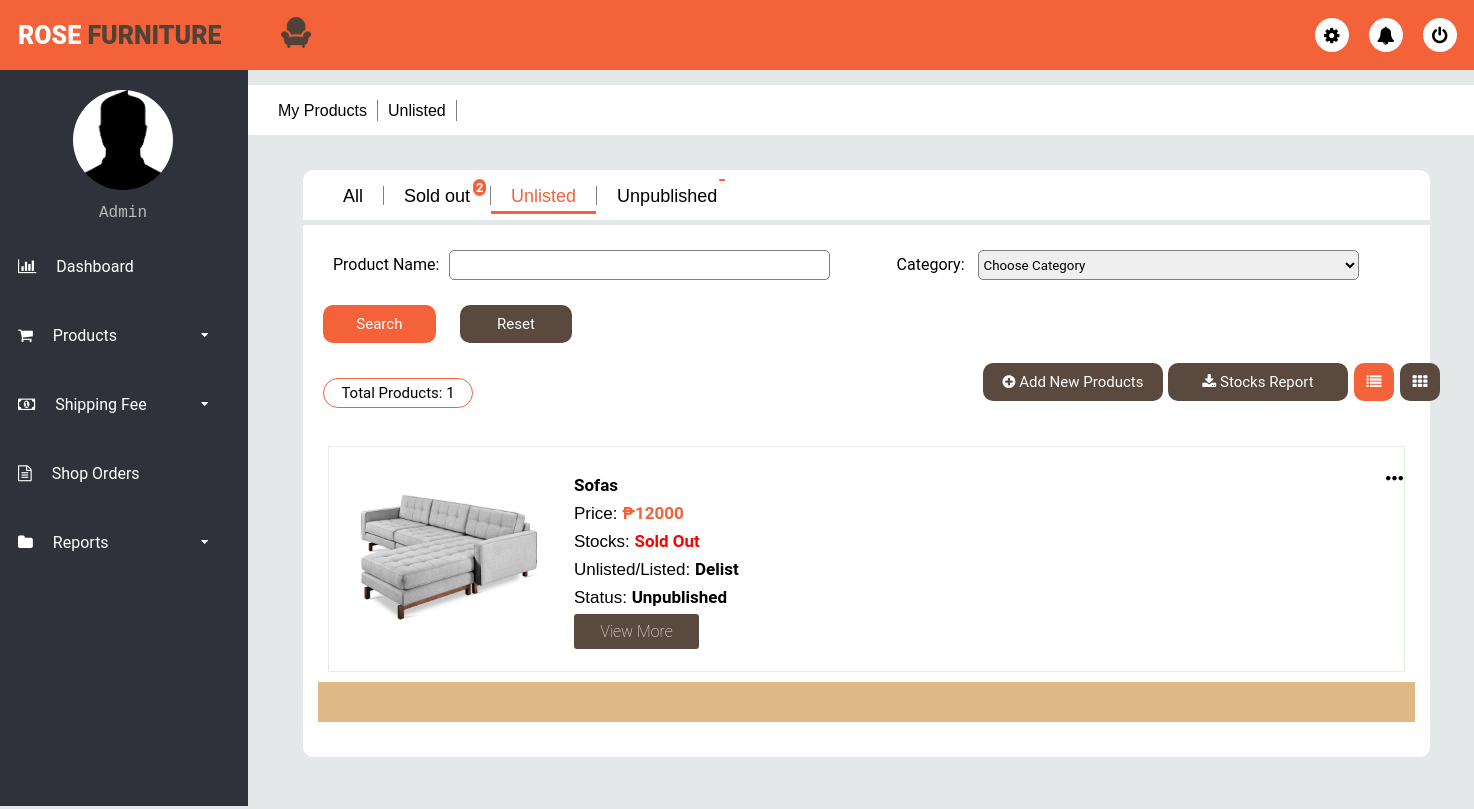
The page /forms/clerk/myproducts_unlisted_list.php (signed in) on the database its author committed.
### tables this page shows
CREATE TABLE `products` (
  `Product_ID` int(11) NOT NULL,
  `Product_Name` varchar(100) NOT NULL,
  `Price` varchar(100) NOT NULL,
  `Stocks` varchar(100) NOT NULL,
  `Brand` varchar(100) NOT NULL,
  `Materials` varchar(100) NOT NULL,
  `Furniture_Type` varchar(100) NOT NULL,
  `Style` varchar(100) NOT NULL,
  `Color` varchar(100) NOT NULL,
  `Height` varchar(100) NOT NULL,
  `Width` varchar(100) NOT NULL,
  `Weight` varchar(100) NOT NULL,
  `Model` varchar(100) NOT NULL,
  `Pattern` varchar(100) NOT NULL,
  `Description` text NOT NULL,
  `Cover_Photo` text NOT NULL,
  `Image1` text NOT NULL,
  `Image2` text NOT NULL,
  `Image3` text NOT NULL,
  `Image4` text NOT NULL,
  `Image5` text NOT NULL,
  `DelistOrListed` varchar(100) NOT NULL,
  `UnpublishedOrPublished` varchar(100) NOT NULL,
  `ProductCategory_ID` int(11) NOT NULL
);

### server/myproducts_unlisted_list.php (called while the page is built, shortened)
<?php
$sqlsoldout="SELECT COUNT(*) as soldout FROM products WHERE Stocks = 0";
$resultsoldout = mysqli_query($conn, $sqlsoldout);
while($row = mysqli_fetch_assoc($resultsoldout)){
  $soldout =$row['soldout'];
}
if($soldout==0){
	$soldoutresult = "";
}elseif($soldout>99){
	$soldoutresult = "99+";
}else{
	$soldoutresult = $soldout;
}
$sqlunpublish="SELECT COUNT(*) as unpublish FROM `products` WHERE `DelistOrListed` = 'Listed' AND `UnpublishedOrPublished` ='Unpublished'";
$resultunpublish = mysqli_query($conn, $sqlunpublish);
while($row = mysqli_fetch_assoc($resultunpublish)){
  $unpublish =$row['unpublish'];
}
if($unpublish==0){
	$unpublishresult = "";
}elseif($unpublish>99){
	$unpublishresult = "99+";
}else{
	$unpublishresult = $unpublish;
}
$sqldisplaytotal="SELECT COUNT(*) as total FROM `products` WHERE `DelistOrListed` = 'Delist' ORDER BY Product_ID DESC";
$resultdisplaytotal = mysqli_query($conn, $sqldisplaytotal);
while($row = mysqli_fetch_assoc($resultdisplaytotal)){
  $total =$row['total'];
}
	if(isset($_POST['productname']) && isset($_POST['productcategory'])){
	$searchKeywordproductname = $_POST['productname'];
	$searchKeywordproductcategory = $_POST['productcategory'];
	if ((empty($searchKeywordproductname)) && (empty($searchKeywordproductcategory))){
		header("Location: ../../forms/clerk/myproducts_all_list.php");
	}elseif((empty($searchKeywordproductname))){
		header("Location: ../../forms/clerk/myproducts_all_list.php");
	}elseif((empty($searchKeywordproductcategory))){
		header("Location: ../../forms/clerk/myproducts_all_list.php");
	}else{
	$query=mysqli_query($conn,"SELECT COUNT(Product_ID) FROM products WHERE `DelistOrListed` = 'Delist' ORDER BY Product_ID DESC");
	$row = mysqli_fetch_row($query);
	$rows = $row[0];
	$page_rows = 10;
	$last = ceil($rows/$page_rows);
	if($last < 1){
		$last = 1;
	}
	$pagenum = 1;
	if(isset($_GET['pn'])){
		$pagenum = preg_replace('#[^0-9]#', '', $_GET['pn']);
	}
	if ($pagenum < 1) {
		$pagenum = 1;
	}
	else if ($pagenum > $last) {
		$pagenum = $last;
	}
	$limit = 'LIMIT ' .($pagenum - 1) * $page_rows .',' .$page_rows;
	$nquery=mysqli_query($conn,"SELECT * FROM products WHERE `DelistOrListed` = 'Delist' AND Product_Name LIKE '%$searchKeywordproductname%' AND ProductCategory_ID LIKE '%$searchKeywordproductcategory%'");
	$paginationCtrls = '';
	if($last != 1){
	if ($pagenum > 1) {
        $previous = $pagenum - 1;
		$paginationCtrls .= '<a href="'.$_SERVER['PHP_SELF'].'?pn='.$previous.'" class="btn btn-default">Previous</a> &nbsp; &nbsp; ';
		for($i = $pagenum-4; $i < $pagenum; $i++){
			if($i > 0){
		        $paginationCtrls .= '<a href="'.$_SERVER['PHP_SELF'].'?pn='.$i.'" class="btn btn-default">'.$i.'</a> &nbsp; ';
			}
	    }
    }
	$paginationCtrls .= ''.$pagenum.' &nbsp; ';
	for($i = $pagenum+1; $i <= $last; $i++){
		$paginationCtrls .= '<a href="'.$_SERVER['PHP_SELF'].'?pn='.$i.'" class="btn btn-default">'.$i.'</a> &nbsp; ';
		if($i >= $pagenum+4){
			break;
		}
	}
    if ($pagenum != $last) {
        $next = $pagenum + 1;
        $paginationCtrls .= ' &nbsp; &nbsp; <a href="'.$_SERVER['PHP_SELF'].'?pn='.$next.'" class="btn btn-default">Next</a> ';
    }
	}
	}
}
	else{
	$page_rows = 10;
	$pagenum = 1;
	$limit = 'LIMIT ' .($pagenum - 1) * $page_rows .',' .$page_rows;
	$nquery=mysqli_query($conn,"SELECT * FROM `products` WHERE `DelistOrListed` = 'Delist' ORDER BY Product_ID DESC $limit");
}if (isset($_POST['reset'])) {
	header("Location: ../clerk/myproducts_unlisted_list.php");
}
?>

### forms/clerk/myproducts_unlisted_list.php (the view, shortened to what this page needs)
<?php
include "../../server/connection/db_conn.php";
include "../../server/myproducts_unlisted_list.php";
?>
<!DOCTYPE html>
<html>
<head>
	<link rel="stylesheet" type="text/css" href="../../style/css/clerk/myproducts_list.css">
</head>
<body>
<?php
if(isset($_SESSION['Username'])){
?>
	<?php include 'navigationbar.php'; ?>
	<div class="main-container">
		<div class="sub-header-menu">
			<ul>
				<li><a>My Products</a></li>
				<li><a>Unlisted</a></li>
			</ul>
		</div>
		<div class="card">
			<section class="table-menu">
				<div>
					<ul>
						<li><a href="myproducts_all_list.php">All</a></li>
						<li><a href="myproducts_soldout_list.php">Sold out<div class="totalnotifysoldout">
						<?php if($soldoutresult == 0){
							echo "";
						}else{
							echo "<span class='label'>".$soldoutresult. "</span>";
						}?></div></a></li>
						<li><a href="myproducts_unlisted_list.php" class="active">Unlisted</a></li>
						<li><a href="myproducts_unpublished_list.php">Unpublished<div class="totalnotifyunpublish">
						<?php if($unpublishresult == 0){
							echo "";
						}else{
							echo "<span class='label'>".$unpublishresult. "</span>";
						}?></div></a></li>
					</ul>
				</div>
			</section>
			<section class="viewing-page">
				<form method="post">
					<table class="search">
						<tr>
							<td class="label">Product Name:<input autocomplete="off" type="text" name="productname" required=""></td>
							<td class="label">Category:
								<select name="productcategory" id="productcategory" class="selectoption" required>
			                  	<option value="">Choose Category</option>
               				 	</select>
							</td>
						</tr>
					</table>
					<button class="search-btn" name="search">Search</button>
					<button class="reset-btn" name="reset">Reset</a></button>
				</form>
				<div class="display">
					<p><?php echo "Total Products: $total"; ?></p>
					<button class="btn-add"><a href="addnewproducts.php"><i class="fa fa-plus-circle" aria-hidden="true"></i> Add New Products</a></button>
					<form method="post" action="../../server/stocksreport_clerk.php">
						<button class="btn-re" type="submit" name="export"><i class="fa fa-download" aria-hidden="true"></i> Stocks Report</button>
					</form>
						<button class="list active"><a href="myproducts_unlisted_list.php"><i class="fa fa-list" aria-hidden="true"></i></a></button>
						<button class="grid"><a href="myproducts_unlisted_grid.php"><i class="fa fa-th" aria-hidden="true"></i></a></button>
				</div>
				<div class="wrapper">
					<div class="view_main">
						<div class="view_wrap list-view" style="display: block;">
							<?php if(mysqli_num_rows($nquery) == 0){?>
								<div class="vi_left">
									<h2 class="empty">List is empty</h2>
								</div>
							<?php
							}else{
								while($row = mysqli_fetch_array($nquery)){
							?>
						<div class="view_item">
						<div class="vi_left">
							<a href="updateproduct_unlisted_list.php?product=<?php echo $row['Product_ID']; ?>"><img src="../../style/assets/products/<?php echo $row['Cover_Photo']; ?>"></a>
						</div>
						<div class="vi_right">
							<p class="content"><b><?php echo $row['Product_Name']; ?></b></p>
							<nav class="more-options">
								<ul>
									<li class="dropdown"><a href="#"><i class="fa fa-circle dot" aria-hidden="true"></i><i class="fa fa-circle dot" aria-hidden="true"></i><i class="fa fa-circle dot" aria-hidden="true"></i></a>
							    </li>
							  </ul>
							</nav>
							<p class="content">Price: <b class="price">₱<?php echo $row['Price']; ?></b></p>
							<p class="content">Stocks:
							<?php if($row['Stocks'] == 0){
								echo "<b class='soldout'>Sold Out</b>";
							}else{
								echo "<b class='stocks'>".$row['Stocks']."</b>";
							} ?></p>
							<p class="content">Unlisted/Listed: <b><?php echo $row['DelistOrListed']; ?></b></p>
							<p class="content">Status: <b><?php echo $row['UnpublishedOrPublished']; ?></b></p>
							<div class="btn"><a href="myproducts_unlisted_viewmore_list.php?product=<?php echo $row['Product_ID']; ?>">View More</a></div>
						</div>
						</div>
							<?php
								}
							}
							?>
						<div class="controls" id="pagination_controls"><?php echo $paginationCtrls; ?></div>
						</div>
					</div>
				</div>
			</section>
		</div>
	</div>
<?php
}else{
	header("Location:../login.php");
	exit();
}
?>
</body>
</html>

### style/css/clerk/navigationbar.css (style rules this page uses)
* { margin: :0; padding: 0; list-style: none; text-decoration: none; box-sizing: border-box; font-family: "Roboto", sans-serif; }
body { background: rgb(229, 232, 232); }

### rows shown on the page
products: Cover_Photo (picture), Product_Name "Sofas", Price "12000", Stocks "Sold Out", DelistOrListed "Delist", UnpublishedOrPublished "Unpublished"

### other values the page prints
$_SESSION['Username'] "Admin"
$soldoutresult "2"
$total "1"
